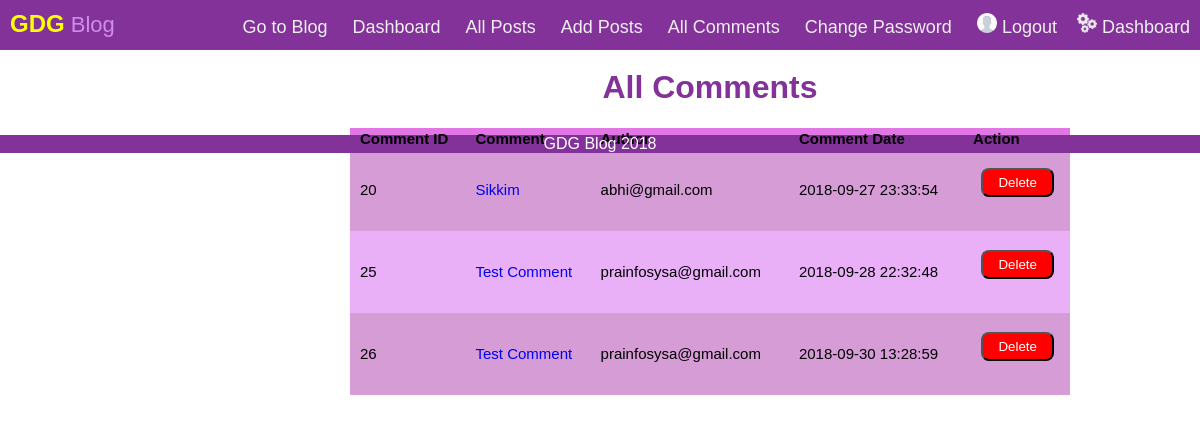
The app's page /admin/all-comments.php (signed in) with its own data.
### tables this page shows
CREATE TABLE `comments` (
  `C_ID` int(11) NOT NULL,
  `content` varchar(400) NOT NULL,
  `author` varchar(100) NOT NULL,
  `date` datetime NOT NULL,
  `Post_ID` varchar(10) NOT NULL
);

### admin/all-comments.php (the view, shortened to what this page needs)
<html>
<head>
	<link rel="stylesheet" type="text/css" href="../style.css">
</head>
<body>
	 <div class="nav">
  <div class="nav-header">
    <div class="nav-title">
      <font color="yellow" size="5"><b>GDG</b></font> <font color="#cf8cea">Blog</font>
    </div>
  </div>
  <div class="nav-links" >
<a class="active" href="../index.php">Go to Blog</a>
  <a href="index.php">Dashboard</a>
  <a href="all-posts.php">All Posts</a>
  <a href="add-post.php">Add Posts</a>
  <a href="all-comments.php">All Comments</a>
  <a href="changepass.php">Change Password</a>
    <?php  if(!isset($_SESSION['ID']))
      {
        echo "<a href='login.php'>&nbsp;<img src='../images/user.png' width='20px'>&nbsp;Login/Register</a>";
      }
        else {
        echo "<a href='logout.php'><img src='../images/user.png' width='20px'>&nbsp;Logout</a><a href='index.php'><img src='../images/settings-gears.png' width='20px'>&nbsp;Dashboard</a>";
      }
        ?>
  </div>
<div class="artic" >
		<div class="individual">
			<?php
			include('config.php');
$uid=$_SESSION['ID'];
$result = mysqli_query($db,"SELECT Post_ID FROM posts where author='".$uid."' order by date desc;");
echo "<h1 align='center'>All Comments</h1>";
echo "<table style='overflow-x:auto;'>
<tr>
<th>Comment ID</th>
<th>Comment</th>
<th>Author</th>
<th>Comment Date</th>
<th>Action</th>
</tr>";
while($row = mysqli_fetch_array($result))
{
	$query="SELECT * from comments where Post_ID=".$row['Post_ID'].";";
	$res = mysqli_query($db,$query);
	while($row2=mysqli_fetch_array($res))
	{
echo "<tr>";
echo "<td>" . $row2['C_ID'] . "</td>";
echo "<td>" ."<a href='../view-post.php?pid=". $row2['Post_ID']."'>". $row2['content'] . "</a></td>";
echo "<td>" . $row2['author'] . "</td>";
echo "<td>" . $row2['date'] . "</td>";
echo "<td>" . "&nbsp;&nbsp;<form action='delete-comment.php' method='POST'><input type='text' name='cid' value='".$row2['C_ID']."' style='display:none;'></input>&nbsp;&nbsp;<input type='submit' class='redkaro' name='delete' class='actions' value='Delete'></form> &nbsp;". "</td>";
echo "</tr>";
	}
}
echo "</table>";
?>
		</div>
	</div>
<footer class="fut" align="center"><p>GDG Blog 2018</p></footer>
</body>
</html>

### style.css (style rules this page uses)
.nav-links a { padding-bottom: 35px; }
h1 { color: #833299; font-family: 'Quicksand', sans-serif; }
* { box-sizing: border-box; }
body { margin: 0px; font-family: 'Quicksand', sans-serif; }
.nav { height: 50px; width: 100%; background-color: #833299; position: relative; }
.nav > .nav-header { display: inline; }
.nav > .nav-header > .nav-title { display: inline-block; font-size: 22px; color: #fff; padding: 10px 10px 10px 10px; }
.nav > .nav-links { display: inline; float: right; font-size: 18px; }
.nav > .nav-links > a { display: inline-block; padding: 13px 10px 13px 10px; text-decoration: none; color: #efefef; }
.fut { width: 100%; background-color: #833299; bottom: 0; color: white; margin-bottom: 1px; }

### admin/all-comments.php (style rules this page uses)
.redkaro { padding: 5px 15px 5px 15px; border-radius: 8px; background-color: red; color: white; }
.artic { width: 60%; height: 100%; margin-top: 10px; margin-left: 350px; }
table { border-collapse: collapse; width: 100%; font-family: Arial; font-size: 15; }
th { background-color: #e276e4; }
a { text-decoration: none; }
th, td { text-align: left; padding: 2px; padding-left: 10px; }
tr:nth-child(even) { background-color: #d59cd6 }
tr:nth-child(odd) { background-color: #e9b0f7 }

### records on screen
comments: C_ID "20", content "Sikkim", author "abhi@gmail.com", date "2018-09-27 23:33:54"
comments: C_ID "25", content "Test Comment", author "prainfosysa@gmail.com", date "2018-09-28 22:32:48"
comments: C_ID "26", content "Test Comment", author "prainfosysa@gmail.com", date "2018-09-30 13:28:59"
